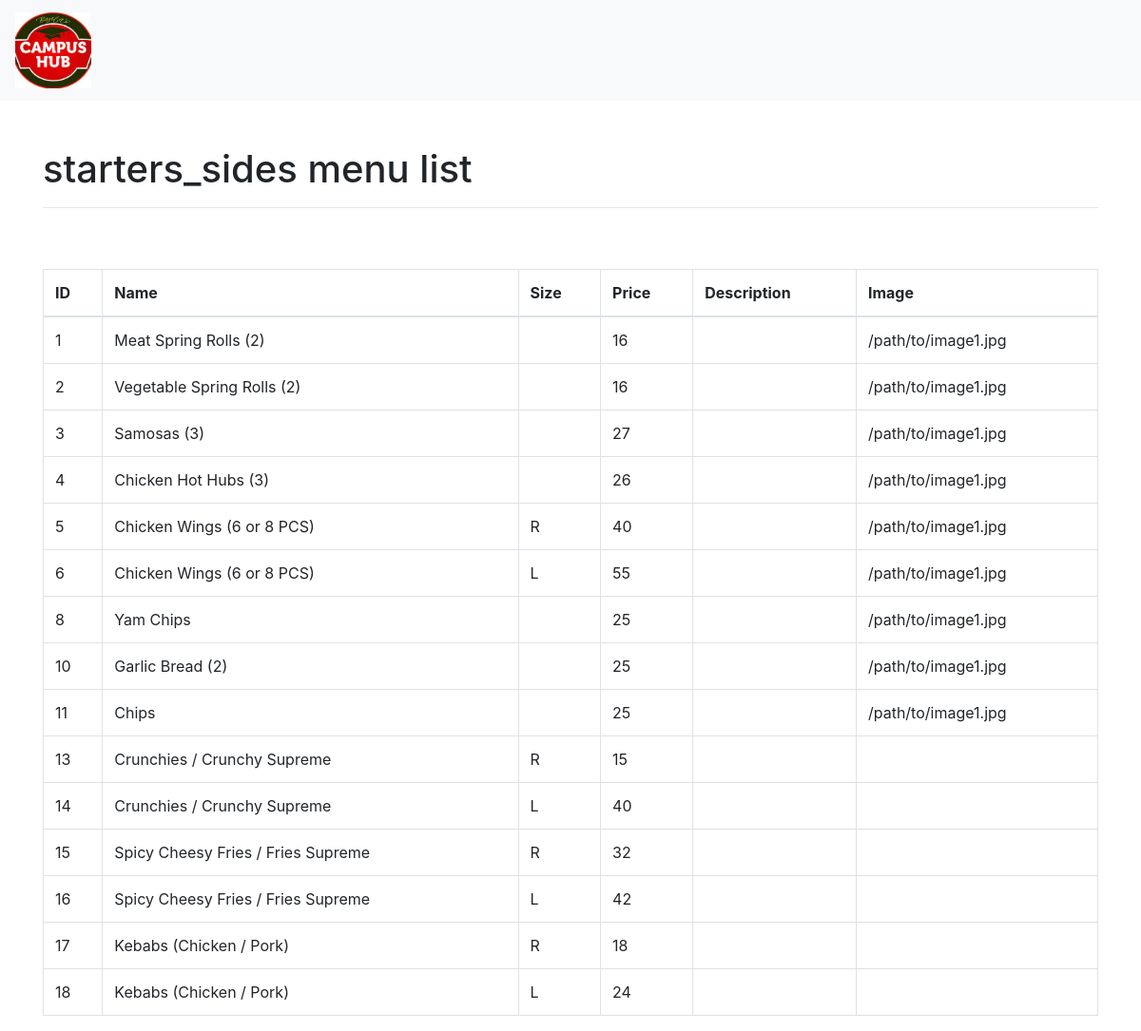
Screenshot of /display.php with the database file from the repository.
### tables this page shows
CREATE TABLE starters_sides (id INTEGER PRIMARY KEY,name TEXT,size TEXT,price NUMERIC,description TEXT,image_path TEXT);

### display.php (the view, shortened to what this page needs)
<?php
$db = new SQLite3('mydatabase.sqlite');
$table_name = 'starters_sides';
$query = "SELECT * FROM $table_name";
$result = $db->query($query);
?>
<!DOCTYPE html>
<html lang="en">
<head>
    <link rel="stylesheet" href="https://maxcdn.bootstrapcdn.com/bootstrap/4.5.2/css/bootstrap.min.css">
</head>
<body>
<nav class="navbar navbar-light bg-light">
    <a class="navbar-brand" href="#">
        <img src="logo.jpeg" height="80" alt="" loading="lazy">
    </a>
</nav>
<div class="container mt-5">
    <h1><?php echo $table_name ?> menu list</h1>
    <hr><br><br>
    <table class="table table-bordered">
        <thead>
        <tr>
            <th>ID</th>
            <th>Name</th>
            <th>Size</th>
            <th>Price</th>
            <th>Description</th>
            <th>Image</th>
        </tr>
        </thead>
        <tbody>
        <?php
        while ($row = $result->fetchArray(SQLITE3_ASSOC)) {
            echo "<tr>";
            echo "<td>{$row['id']}</td>";
            echo "<td>{$row['name']}</td>";
            echo "<td>{$row['size']}</td>";
            echo "<td>{$row['price']}</td>";
            echo "<td>{$row['description']}</td>";
            echo "<td>{$row['image_path']}</td>";
            echo "</tr>";
        }
        ?>
        </tbody>
    </table>
</div>
</body>
</html>

### rows the page displays
starters_sides: id "1", name "Meat Spring Rolls (2)", price "16", image_path "/path/to/image1.jpg"
starters_sides: id "2", name "Vegetable Spring Rolls (2)", price "16", image_path "/path/to/image1.jpg"
starters_sides: id "3", name "Samosas (3)", price "27", image_path "/path/to/image1.jpg"
starters_sides: id "4", name "Chicken Hot Hubs (3)", price "26", image_path "/path/to/image1.jpg"
starters_sides: id "5", name "Chicken Wings (6 or 8 PCS)", size "R", price "40", image_path "/path/to/image1.jpg"
starters_sides: id "6", name "Chicken Wings (6 or 8 PCS)", size "L", price "55", image_path "/path/to/image1.jpg"
starters_sides: id "8", name "Yam Chips", price "25", image_path "/path/to/image1.jpg"
starters_sides: id "10", name "Garlic Bread (2)", price "25", image_path "/path/to/image1.jpg"
starters_sides: id "11", name "Chips", price "25", image_path "/path/to/image1.jpg"
starters_sides: id "13", name "Crunchies / Crunchy Supreme", size "R", price "15"
starters_sides: id "14", name "Crunchies / Crunchy Supreme", size "L", price "40"
starters_sides: id "15", name "Spicy Cheesy Fries / Fries Supreme", size "R", price "32"
starters_sides: id "16", name "Spicy Cheesy Fries / Fries Supreme", size "L", price "42"
starters_sides: id "17", name "Kebabs (Chicken / Pork)", size "R", price "18"
starters_sides: id "18", name "Kebabs (Chicken / Pork)", size "L", price "24"

### other values shown
$table_name "starters_sides"
